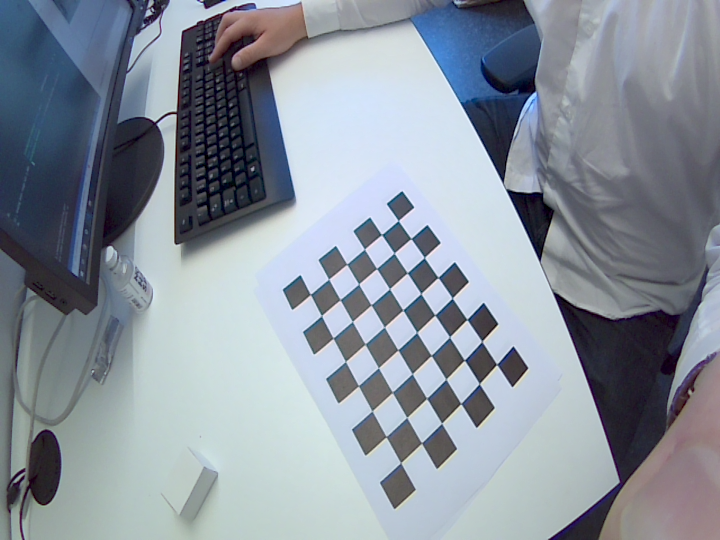
#> input picture calibration/images/image0.png, 720 x 540 px; its folder holds 4 pictures in this run
$ python calibrateCamera.py
#> lines starting #> are read from the running program, lines starting #| are printed output that depends on the picture
# Imports
import cv2
import pathlib
import numpy as np

# Set a folder for saving images
imageLocation = pathlib.Path("./images")

# Shape of chessboard
sh1 = 6
sh2 = 8

# termination criteria
criteria = (cv2.TERM_CRITERIA_EPS + cv2.TERM_CRITERIA_MAX_ITER, 30, 0.001)

# Make object point arrays, used by camera calibration function
objp = np.zeros((sh1 * sh2, 3), np.float32)
objp[:, :2] = np.mgrid[0:sh1, 0:sh2].T.reshape(-1, 2)

# Initialize list
objpoints = []  # 3d point in real world space
imgpoints = []  # 2d points in image plane.

# Find all images in path
filenames = imageLocation.glob("*.png")
for filename in filenames:
    # Read image
    img = cv2.imread(str(filename))
#> img is the input picture: shape (540, 720, 3); mean B, G, R 156.3, 145.5, 136.7
    gray = cv2.cvtColor(img, cv2.COLOR_BGR2GRAY)
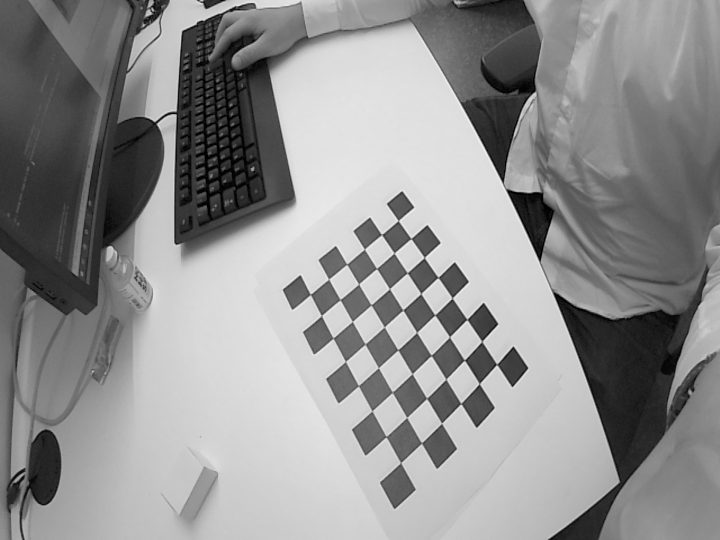
#> gray: shape (540, 720); min 0, max 242, mean 144.1
    # Find chess board corners
    ret, corners = cv2.findChessboardCorners(gray, patternSize=(sh1, sh2))
#> ret = True; corners = 48 rows, first 8: [310.4, 294.3], [328.6, 279], [346.7, 264.3], [364.4, 249.2], [381.5, 234.6], [398.3, 220.6], [321.4, 315.6], [340.1, 299.7]

    if ret == True:
        objpoints.append(objp)
        corners2 = cv2.cornerSubPix(gray, corners, (11, 11), (-1, -1), criteria)
#> corners2 = 48 rows, first 8: [310.4, 294.4], [328.7, 279.2], [346.8, 264.2], [364.4, 249.1], [381.6, 234.6], [398.2, 220.5], [321.4, 315.6], [340.1, 299.6]
        imgpoints.append(corners2)
    else:
        print("Image %s trashed" % (str(filename)))
#> pass 2 of the loop `for filename in filenames:`:
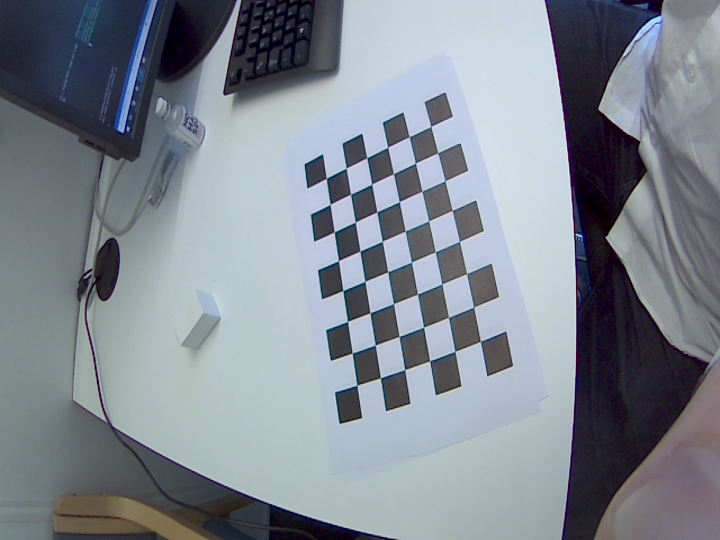
#> input picture calibration/images/image1.png, 720 x 540 px
#> img is the input picture: shape (540, 720, 3); mean B, G, R 144.4, 135.1, 127.6
#> `gray = cv2.cvtColor(img, cv2.COLOR_BGR2GRAY)`:
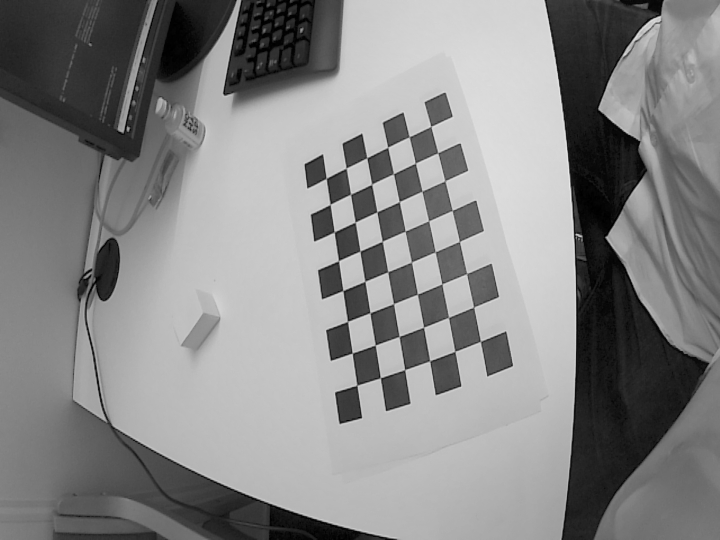
#> gray: shape (540, 720); min 0, max 236, mean 133.9
#> corners = 48 rows, first 8: [326.1, 178.4], [346.1, 168], [367, 157.7], [387.6, 147.3], [409.3, 136.7], [430.7, 126.4], [330.1, 204.4], [350.5, 194.3]
#> corners2 = 48 rows, first 8: [326.3, 178.4], [346.2, 168.1], [366.7, 157.8], [387.7, 147.3], [409.2, 136.7], [430.7, 126.5], [330.2, 204.4], [350.5, 194.3]
#> pass 3 of the loop `for filename in filenames:`:
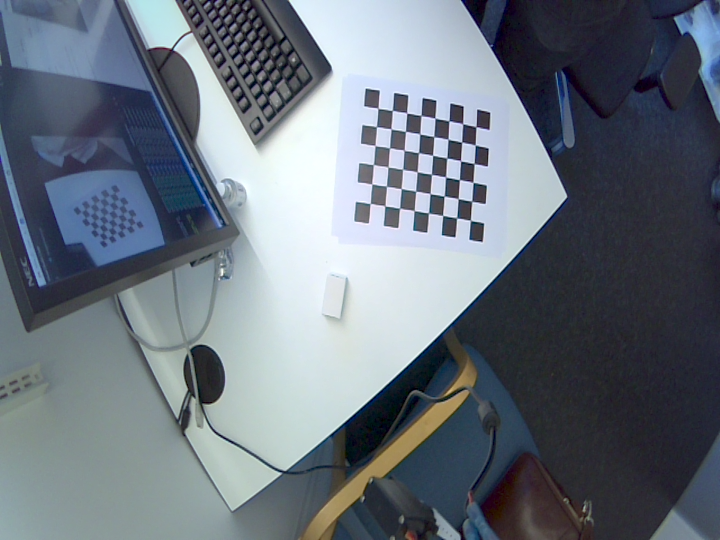
#> input picture calibration/images/image10.png, 720 x 540 px
#> img is the input picture: shape (540, 720, 3); mean B, G, R 125.3, 114.9, 105.8
#> `gray = cv2.cvtColor(img, cv2.COLOR_BGR2GRAY)`:
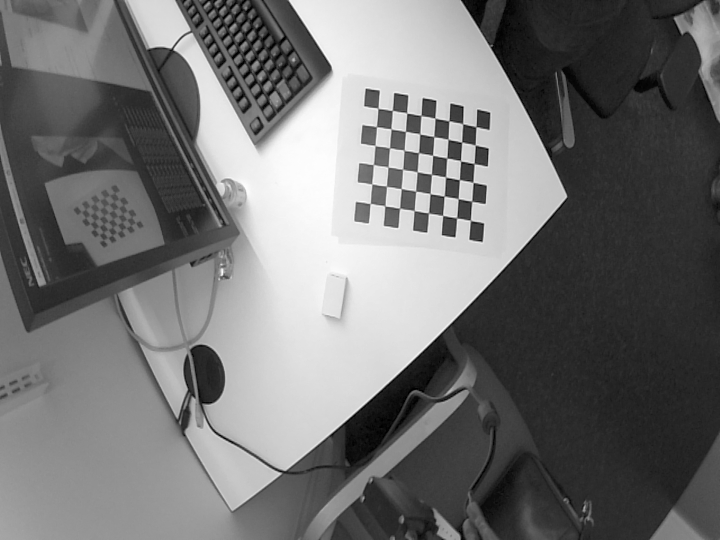
#> gray: shape (540, 720); min 0, max 255, mean 113.4
#> corners = 48 rows, first 8: [370.2, 203.5], [371.9, 184], [373.3, 164.5], [375, 145.5], [376.5, 126.7], [377.9, 108.3], [384.9, 205.9], [386.4, 186.2]
#> corners2 = 48 rows, first 8: [370.2, 203.5], [371.7, 183.9], [373.4, 164.6], [374.9, 145.6], [376.5, 126.5], [378, 108.3], [384.8, 205.8], [386.5, 186.3]
#> the loop made 4 passes; the first 3 are shown

# Calibrate camera
ret, mtx, dist, rvecs, tvecs = cv2.calibrateCamera(
    objpoints, imgpoints, gray.shape[::-1], None, None
)

# Save calibration data
calibrationPath = imageLocation.joinpath("intrinsicCalibration.npz")
np.savez(str(calibrationPath), mtx=mtx, dist=dist, rvecs=rvecs, tvecs=tvecs)
